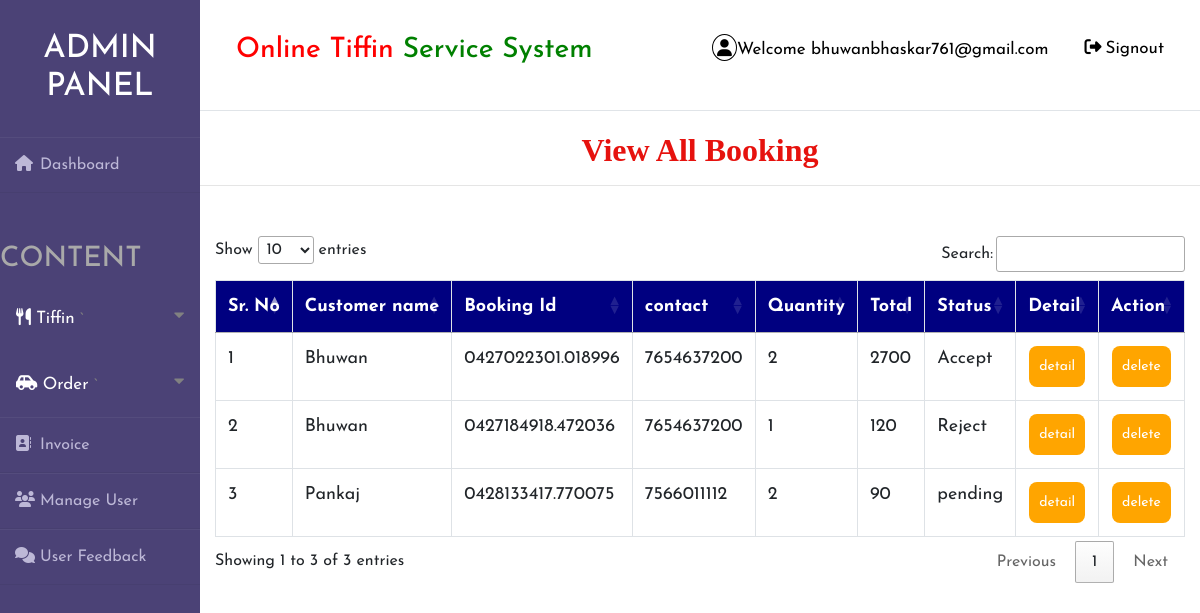
The app's page /Admin_View_Booking (signed in) with its own data.
### tiffin/models.py (models this page shows, shortened)
class Booking(models.Model):
    book_id = models.CharField(max_length=500,null=True)
    status = models.ForeignKey(Status,on_delete=models.CASCADE,null=True)
    signup = models.ForeignKey(Signup,on_delete=models.CASCADE,null=True)
    food = models.ForeignKey(Food,on_delete=models.CASCADE,null=True)
    order_date = models.DateField(null=True)
    time = models.TimeField(null=True)
    from_date = models.DateField(null=True)
    to_date = models.DateField(null=True)
    quantity  = models.IntegerField(null=True)
    day1 = models.IntegerField(null=True)
    address= models.CharField(max_length=100,null=True)
    city= models.CharField(max_length=100,null=True)
    total = models.IntegerField(null=True)

class Signup(models.Model):
    user = models.ForeignKey(User, on_delete=models.CASCADE, null=True)
    contact = models.CharField(max_length=10, null=True)
    image = models.FileField(null=True)

class Status(models.Model):
    status = models.CharField(max_length=30,null=True)

### tiffin/views.py (the view)
# urls.py: path('Admin_View_Booking', Admin_View_Booking, name="Admin_View_Booking"),
def Admin_View_Booking(request):
    if not request.user.is_authenticated:
        return redirect('login_admin')
    book = Booking.objects.all()
    d = {'book': book}
    return render(request, 'admin_viewBokking.html', d)

### tiffin/templates/admin_viewBokking.html (shortened to what this page needs)
{% extends 'admin_nav.html' %}
{% block body %}
<center><h2 style="font-family : 'Monotype Corsiva' ; color : #E6120E ; font-weight : bold;margin-top:2%">View All Booking</h2></center><hr>
 <div class="container">
<table class="table table-bordered" id="myTable">
  <thead>
  <tr>
    <th>Sr. No</th>
    <th>Customer name</th>
    <th>Booking Id</th>
    <th>contact</th>
      <th>Quantity</th>
      <th>Total</th>
      <th>Status</th>
    <th>Detail</th>
    <th>Action</th>
  </tr>
  </thead>
   <tbody>
{% for i in book %}
  <tr>
      <td>{{forloop.counter}}</td>
    <td>{{i.signup.user.first_name}}</td>
    <td>{{i.book_id}}</td>
    <td>{{i.signup.contact}}</td>
    <td>{{i.quantity}}</td>
      <td>{{i.total}}</td>
      <td>{{i.status.status}}</td>
      <td><a href="{% url 'booking_detail' i.id %}"><button class="button button1">detail</button></a></td>
      <td><a href="{% url 'delete_booking' i.id %}" onclick="return confirm('Are you sure?')"><button class="button button1" id="#delete">delete</button></a></td>
  </tr>
   {% endfor %}
    </tbody>
</table>
 </div>
{% endblock %}

### tiffin/templates/admin_nav.html (shortened to what this page needs)
<!DOCTYPE html>
<html lang="en">
{% load static %}
<head>
	<link rel="stylesheet" href="{% static 'style1.css' %}">
    <link rel="stylesheet" href="https://cdnjs.cloudflare.com/ajax/libs/font-awesome/4.7.0/css/font-awesome.min.css">
    <link rel="stylesheet" href="https://maxcdn.bootstrapcdn.com/bootstrap/4.0.0/css/bootstrap.min.css">
  <link rel = stylesheet href = "//cdn.datatables.net/1.10.19/css/jquery.dataTables.min.css">
</head>
<body>
<div class="wrapper">
    <div class="sidebar">
        <h2>Admin Panel</h2>
        <ul>
            <li style="margin-bottom:50px"><a href="{% url 'admin_home' %}"><i class="fas fa-home"></i>Dashboard</a></li>
            <h3 style="color:Darkgrey;margin-bottom:10px">CONTENT</h3>
            <button class="dropdown dropdown-btn nav-link" style="padding-top:20px;padding-bottom:20px">
                <a href="#" style="color: #fff"><i class="fas fa-utensils"></i>
                    Tiffin</a>
    `           <i class="fa fa-caret-down"></i>
            </button>
            <button class="dropdown-btn nav-link" style="padding-top:20px;padding-bottom:20px">
                <a href="" style="color: #fff"><i class="fas fa-car-side"></i>
                    Order</a>
    `           <i class="fa fa-caret-down"></i>
            </button>
            <li><a href="{% url 'order_invoice' %}"><i class="fas fa-address-book"></i>Invoice</a></li>
            <li><a href="{% url 'view_user' %}"><i class="fas fa-users"></i>Manage User</a></li>
            <li><a href="{% url 'view_feedback' %}"><i class="fas fa-comments"></i>User Feedback</a></li>
</ul>
    </div>
    <div class="main_content">
        <div class="header"><div class="topnav">
  <a class="active" href="#home"><h3><span style="color:red">Online Tiffin</span> <span style="color:green">Service System</span></h3></a>
  <div class="topnav-right">
    <a href="#search"><i style="padding:4px;border-radius:50%;border:1px solid black" class="fas fa-user"></i>Welcome {{request.user.username}}</a>
    <a href="{% url 'logout' %}"><i style="padding:4px;bborder:1px solid black" class="fas fa-sign-out-alt"></i>Signout</a>
  </div>
</div>
</div>
        {% block body %}
        {% endblock %}
    </div>
</div>
</body>
</html>

### tiffin/static/style1.css (style rules this page uses)
* { margin: 0; padding: 0; box-sizing: border-box; list-style: none; text-decoration: none; font-family: 'Josefin Sans', sans-serif; }
body { background-color: #f3f5f9; }
.wrapper { display: flex; position: relative; }
.wrapper .sidebar { width: 200px; height: 100%; background: #4b4276; padding: 30px 0px; position: fixed; }
.wrapper .sidebar h2 { color: #fff; text-transform: uppercase; text-align: center; margin-bottom: 30px; }
.wrapper .sidebar ul li { padding: 15px; border-bottom: 1px solid #bdb8d7; border-bottom: 1px solid rgba(0,0,0,0.05); border-top: 1px solid rgba(255,255,255,0.05); }
.wrapper .sidebar ul li a { color: #bdb8d7; display: block; }
.wrapper .sidebar ul li a .fas { width: 25px; }
.wrapper .main_content { width: 100%; margin-left: 200px; }
.wrapper .main_content .header { padding: 20px; background: #fff; color: #717171; border-bottom: 1px solid #e0e4e8; }
.topnav { overflow: hidden; background-color: #fff; }
.topnav a { float: left; color: black; text-align: center; padding: 14px 16px; text-decoration: none; font-size: 17px; }
.topnav-right { float: right; }

### tiffin/templates/admin_nav.html (style rules this page uses)
.button { background-color: orange; border: none; color: white; padding: 10px; text-align: center; text-decoration: none; display: inline-block; font-size: 14px; margin: 1px 1px; cursor: pointer; }
.button1 { border-radius: 8px; }
* { box-sizing: border-box; }
#myTable { border-collapse: collapse; width: 100%; border: 1px solid #ddd; font-size: 18px; }
#myTable th { text-align: left; padding: 12px; background-color: Navy; color: white; }
#myTable td { text-align: left; padding: 12px; background-color: white; }
#myTable tr { border-bottom: 1px solid #ddd; }
body { font-family: "Lato", sans-serif; }
.sidenav a, .dropdown-btn { padding: 6px 8px 6px 16px; text-decoration: none; font-size: 20px; color: #818181; display: block; border: none; background: none; width: 100%; text-align: left; cursor: pointer; outline: none; }
.fa-caret-down { float: right; padding-right: 8px; }
.nav-link { font-size:17px; }

### records on screen
Booking: signup.user.first_name "Bhuwan", book_id "0427022301.018996", signup.contact "7654637200", quantity "2", total "2700", status.status "Accept"
Booking: signup.user.first_name "Bhuwan", book_id "0427184918.472036", signup.contact "7654637200", quantity "1", total "120", status.status "Reject"
Booking: signup.user.first_name "Pankaj", book_id "0428133417.770075", signup.contact "7566011112", quantity "2", total "90", status.status "pending"

### other values on screen
{{ request.user.username }} "bhuwanbhaskar761@gmail.com"
